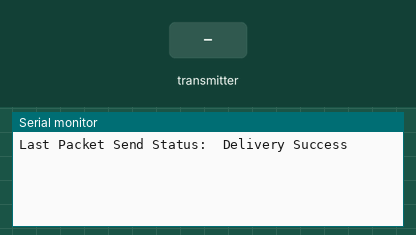
Recording of a sketch running on a simulated ESP32. Parts: the last lines printed to the serial monitor. Inputs (shaded band) come from the test bench.

Above: at 2.2 s.
2.3 s: the transmitter starts sending speedData = 0
At 2.61 s:
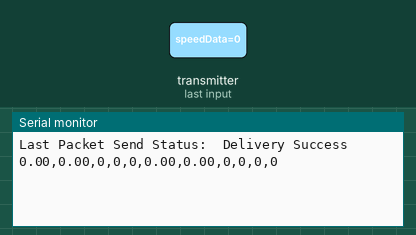
4.3 s: the transmitter starts sending omegaData = 25
At 4.61 s:
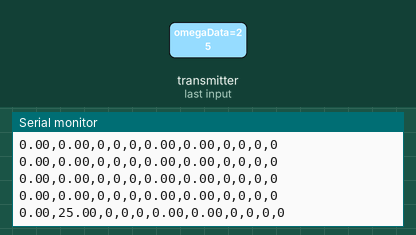
5.8 s: the transmitter starts sending front = 1
At 6.11 s:
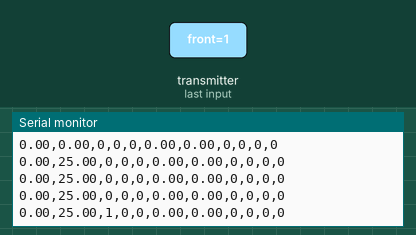
7.3 s: the transmitter starts sending left = 1
At 7.61 s:
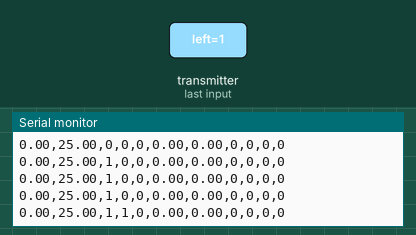
8.8 s: the transmitter starts sending right = 1
At 9.11 s:
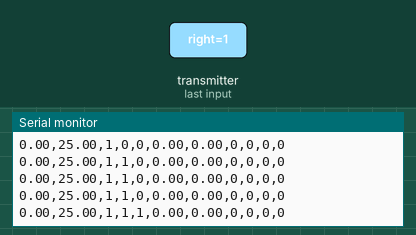
10.3 s: the transmitter starts sending distance = 25
At 10.61 s:
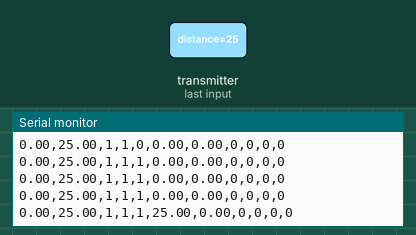

The sketch:

espLogger.ino
```cpp
#include <esp_now.h>
#include <WiFi.h>

String inputString = "";
bool stringComplete = false;

// This ESP32 Board MAC Address: { 0xEC, 0xDA, 0x3B, 0x51, 0xA5, 0x84 };

// Kavishka's esp MAC cc:7b:5c:36:23:94

// RECEIVER MAC Address
// change this according to the micromouse esp
uint8_t broadcastAddress[] = { 0xCC, 0x7B, 0x5C, 0x36, 0x23, 0x94 };

// Structure example to send data, Must match the receiver structure
typedef struct trasnmitData {
  float fwdKp;
  float fwdKd;
  float rotKp;
  float rotKd;
  float steeringKp;
  float steeringKd;
  int speed;
  int omega;
} transmitData;

// Create a struct_message called myData
transmitData command;

esp_now_peer_info_t peerInfo;

// callback when data is sent
void OnDataSent(const uint8_t *mac_addr, esp_now_send_status_t status) {
  Serial.print("\r\nLast Packet Send Status:\t");
  Serial.println(status == ESP_NOW_SEND_SUCCESS ? "Delivery Success" : "Delivery Fail");
}

typedef struct receiveData {
  float speedData;
  float omegaData;
  bool front;
  bool left;
  bool right;
  float distance;
  float angle;
  int currentCellX;
  int currentCellY;
  int nextCellX;
  int nextCellY;
} receiveData;

receiveData received;

// callback function that will be executed when data is received
void OnDataRecv(const uint8_t *mac, const uint8_t *incomingData, int len) {
  memcpy(&received, incomingData, sizeof(received));
  Serial.print(received.speedData);
  Serial.print(",");
  Serial.print(received.omegaData);
  Serial.print(",");
  Serial.print(received.front ? 1 : 0);
  Serial.print(",");
  Serial.print(received.left ? 1 : 0);
  Serial.print(",");
  Serial.print(received.right ? 1 : 0);
  Serial.print(",");
  Serial.print(received.distance);
  Serial.print(",");
  Serial.print(received.angle);
  Serial.print(",");
  Serial.print(received.currentCellX);
  Serial.print(",");
  Serial.print(received.currentCellY);
  Serial.print(",");
  Serial.print(received.nextCellX);
  Serial.print(",");
  Serial.println(received.nextCellY);
}

void setup() {
  Serial.begin(115200);
  WiFi.mode(WIFI_STA);

  // Init ESP-NOW
  if (esp_now_init() != ESP_OK) {
    Serial.println("Error initializing ESP-NOW");
    return;
  }

  // Once ESPNow is successfully Init, we will register for Send CB to get the status of Trasnmitted packet
  esp_now_register_send_cb(OnDataSent);

  // Register peer
  memcpy(peerInfo.peer_addr, broadcastAddress, 6);
  peerInfo.channel = 0;
  peerInfo.encrypt = false;

  // Add peer
  if (esp_now_add_peer(&peerInfo) != ESP_OK) {
    Serial.println("Failed to add peer");
    return;
  }

  // Receiving code
  esp_now_register_recv_cb(esp_now_recv_cb_t(OnDataRecv));

  command.fwdKp = 0.04;
  command.fwdKd = 1.3;
  command.rotKp = 1.3;
  command.rotKd = 1.2;
  command.steeringKp = 1.5;
  command.steeringKd = 2;

  // Send message via ESP-NOW
  delay(1000);
  esp_now_send(broadcastAddress, (uint8_t *)&command, sizeof(command));
}

void loop() {

  // receivedCode handling
  // if (stringComplete)
  // {
  //   serialEvent();
  //   char type = identifyType(inputString);

  //   if (type == 'i')
  //   {
  //     Serial.println(inputString.toInt());
  //     command.intCmd = inputString.toInt();
  //     command.floatCmd = 0.0;
  //     command.stringCmd = "";
  //   }
  //   else if (type == 'f')
  //   {
  //     Serial.println(inputString.toFloat());
  //     command.floatCmd = inputString.toFloat();
  //     command.intCmd = 0;
  //     command.stringCmd = "";
  //   }
  //   else if (type == 's')
  //   {
  //     Serial.println(command.stringCmd);
  //     command.stringCmd = inputString; // transmitting string is okay, but need to receive them as char arrays
  //     command.floatCmd = 0.0;
  //     command.intCmd = 0;
  //   }


  // inputString = "";
  // stringComplete = false;
  // }
}

// commands given using serial will be detected by this
// void serialEvent()
// {
//   while (Serial.available())
//   {
//     char inChar = (char)Serial.read();
//     if (inChar == '\n')
//     {
//       stringComplete = true;
//     }
//     else
//     {
//       inputString += inChar;
//     }
//   }
// }

// // used to catergarize and assign data to the struct according to the data type
// char identifyType(String input)
// {
//   input.trim(); // Remove leading/trailing whitespace

//   // Check for integer
//   bool isInt = true;
//   for (unsigned int i = 0; i < input.length(); i++)
//   {
//     if (i == 0 && input.charAt(i) == '-')
//       continue; // Allow negative numbers
//     if (!isDigit(input.charAt(i)))
//     {
//       isInt = false;
//       break;
//     }
//   }
//   if (isInt)
//   {
//     return 'i';
//   }

//   // Check for float
//   bool isFloat = true;
//   bool hasDecimal = false;
//   for (unsigned int i = 0; i < input.length(); i++)
//   {
//     if (i == 0 && input.charAt(i) == '-')
//       continue; // Allow negative numbers
//     if (input.charAt(i) == '.' && !hasDecimal)
//     {
//       hasDecimal = true;
//       continue;
//     }
//     if (!isDigit(input.charAt(i)))
//     {
//       isFloat = false;
//       break;
//     }
//   }
//   if (isFloat && hasDecimal)
//   {
//     return 'f';
//   }

//   // If not int, or float, assume it's a string
//   return 's';
// }
```

Measured:
- after the input at 2.3 s, the serial monitor: prints a new line at once (image 1)
- after the input at 4.3 s, the serial monitor: prints a new line at once (image 2)
- after the input at 5.8 s, the serial monitor: prints a new line at once (image 3)
- after the input at 7.3 s, the serial monitor: prints a new line at once (image 4)
- after the input at 8.8 s, the serial monitor: prints a new line at once (image 5)
- after the input at 10.3 s, the serial monitor: prints a new line at once (image 6)
